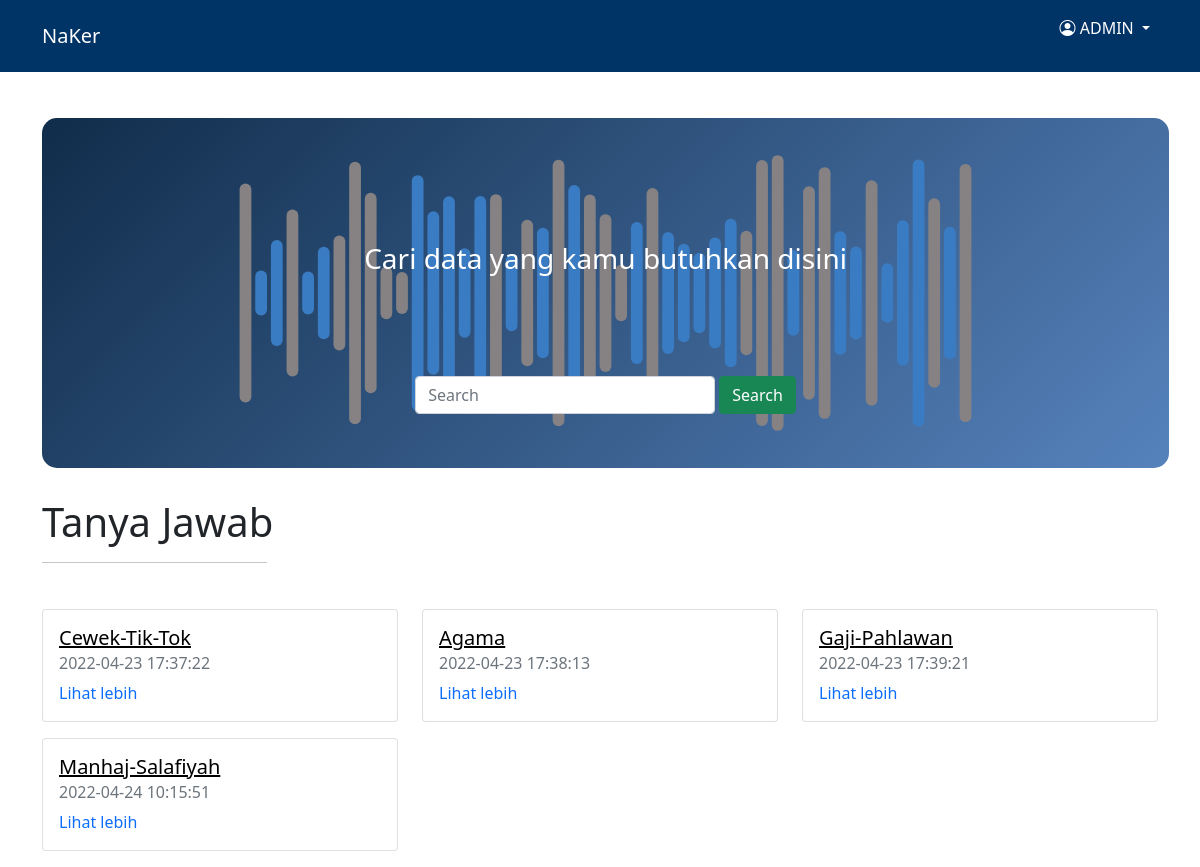
Screenshot of /public/Home/qa (signed in) with the database file from the repository.
### tables this page shows
CREATE TABLE `users` (
  `id` int NOT NULL AUTO_INCREMENT,
  `name` varchar(128) DEFAULT NULL,
  `email` varchar(128) NOT NULL,
  `image` varchar(128) DEFAULT NULL,
  `password` varchar(255) NOT NULL,
  `gender` enum('Laki-laki','Perempuan','Other') DEFAULT NULL,
  `telp` varchar(20) DEFAULT NULL,
  `alamat` text,
  `role_id` int DEFAULT NULL,
  `is_active` tinyint DEFAULT NULL,
  `date_create` timestamp NULL DEFAULT CURRENT_TIMESTAMP,
  PRIMARY KEY (`id`),
  UNIQUE KEY `email` (`email`),
  KEY `fk_user_userRole` (`role_id`),
  CONSTRAINT `fk_user_userRole` FOREIGN KEY (`role_id`) REFERENCES `user_role` (`id`)
);

CREATE TABLE `qa` (
  `id` int NOT NULL AUTO_INCREMENT,
  `judul` varchar(255) NOT NULL,
  `ask` text,
  `answer` text,
  `user_id` int NOT NULL,
  `time_create` timestamp NULL DEFAULT CURRENT_TIMESTAMP,
  PRIMARY KEY (`id`),
  KEY `fk_askwer_users` (`user_id`),
  CONSTRAINT `qa_ibfk_1` FOREIGN KEY (`user_id`) REFERENCES `users` (`id`)
);

### app/core/Controller.php (called while the page is built, shortened)
<?php
class Controller {
    public function view($view, $data = []) {
        require_once "../app/views/" . $view . '.php';
    }
    public function model($model) {
        return new $model;
    }
}

### app/core/App.php (called while the page is built, shortened)
<?php
class App {
    private $method = 'index';
    private $parameter = [];
    public function __construct() {
            $url = $this->getUrl();
        if(isset($url[0])) {
            if(file_exists('../app/controllers/' . $url[0] . '.php')) {
                unset($url[0]);
            }
        }
        $this->controller = new $this->controller;
        if(isset($url[1])) {
            if(method_exists($this->controller, $url[1])) {
                $this->method = $url[1];
            }
        }
        call_user_func_array([$this->controller, $this->method], $this->parameter);
    }
    public function getUrl() {
        if(isset($_GET['url'])) {
            $url = rtrim($_GET['url'], '/');
            $url = filter_var($url, FILTER_SANITIZE_URL);
            $url = explode('/', $url);
            return $url;
        }
    }
}

### public/index.php (called while the page is built, shortened)
<?php
$app = new App();

### app/core/Database.php (called while the page is built, shortened)
<?php
class Database {
    private $host = DB_HOST;
    private $user = DB_USER;
    private $pass = DB_PASS;
    private $db_name = DB_NAME;
    private $connect;
    private $sql;
    public function __construct() {
        $source = "mysql:host=" . $this->host . ";dbname=" . $this->db_name;
        $options = [
            PDO::ATTR_PERSISTENT => true,
            PDO::ATTR_ERRMODE => PDO::ERRMODE_EXCEPTION
        ];
        try{
            $this->connect = new PDO($source, $this->user, $this->pass, $options);
        } catch(PDOException $e) {
            die($e->getMessage());
        }
    }
    public function query($sql) {
        $this->sql = $this->connect->prepare($sql);
    }
    public function execute() {
        $this->sql->execute();
    }
    public function resultSet() {
        $this->execute();
        return $this->sql->fetchAll(PDO::FETCH_ASSOC);
    }
}

### app/models/User_model.php (called while the page is built, shortened)
<?php
class User_model {
    private $db;
    public function __construct()
    {
        $this->db = new Database;
    }
    public function viewUser($data) {
        $email = $data['data']['email'];
        $sql = "SELECT * FROM users WHERE email = '$email'";
        $this->db->query($sql);
        $user = $this->db->resultSet();
        return $user;
    }
}

### app/models/Qa_model.php (called while the page is built, shortened)
<?php
class Qa_model {
    private $db;
    public function __construct()
    {
        $this->db = new Database;
    }
    public function cardQa() {
        $sql = "SELECT id, judul, time_create FROM qa WHERE answer IS NOT NULL";
        $this->db->query($sql);
        return $this->db->resultSet();
    }
}

### app/views/user/qa.php (the view, shortened to what this page needs)
<nav class="navbar fixed-top navbar-expand-lg navbar-dark" style="background-color: #003366;">
  <div class="container">
    <a class="navbar-brand" href="<?= BASEURL ?>user">NaKer</a>
      <div class="navbar-nav">
        <div class="dropdown">
            <p class="nav-link active dropdown-toggle" type="button" id="dropdownMenuButton1" data-bs-toggle="dropdown" aria-expanded="false">
            <i class="bi bi-person-circle fa-1x"></i> <?= strtoupper($data['user']['name']); ?>
            </p>
        </div>
      </div>
  </div>
</nav>
<section style="padding-top: 70px;">
    <div class="container mt-5">
        <div class="box">
            <br>
            <h3 style="color: white; padding-top: 100px;" class="text-center">Cari data yang kamu butuhkan disini</h3>
            <form action="<?= BASEURL ?>user/cari/#here" method="POST" class="d-flex justify-content-center" style="margin-top: 100px;">
                <input class="form-control me-1" type="search" name="keyword" placeholder="Search" aria-label="Search" style="width: 300px;" autocomplete="off" autofocus>
                <button id="here" class="btn btn-success" type="submit" name="submit">Search</button>
            </form>
        </div>
    </div>
</section>
<section style="margin-top: 30px;">
    <div class="container" >
        <div class="row">
            <div class="col-md-10">
                <h1>Tanya Jawab</h1>
                <hr style="width: 225px;">
            </div>
        </div>
    </div>
</section>
<section style="margin-top: 30px;">
    <div class="container">
        <div class="row">
            <?php foreach($data['qall'] as $d) : ?>
            <div class="col-md-4 mb-3">
                <div class="card">
                    <div class="card-body">
                        <a href="<?= BASEURL ?>User/asw/<?= $d['judul'] ?>" style="color: black;"><h5 class="card-title"><?= $d['judul']; ?></h5></a>
                        <h6 class="card-subtitle mb-2 text-muted"><?= $d['time_create']; ?></h6>
                        <a href="<?= BASEURL ?>User/asw/<?= $d['judul'] ?>" class="card-link" style="text-decoration: none;">Lihat lebih</a>
                    </div>
                </div>
            </div>
            <?php endforeach; ?>
        </div>
    </div>
</section>

### public/css/style.css (style rules this page uses)
section div.container div.box { margin: auto; width: 101%; height: 350px; background-color: grey; border-radius: 15px; background-image: url('../img/Wave.svg'); background-size: cover; background-position: center; }

### rows the page displays
users: name "ADMIN"
qa: judul "Cewek-Tik-Tok", time_create "2022-04-23 17:37:22"
qa: judul "Agama", time_create "2022-04-23 17:38:13"
qa: judul "Gaji-Pahlawan", time_create "2022-04-23 17:39:21"
qa: judul "Manhaj-Salafiyah", time_create "2022-04-24 10:15:51"
